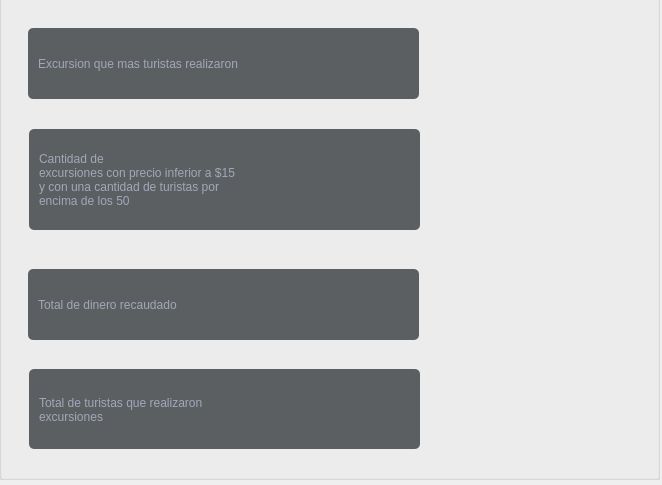
<?xml version="1.0" encoding="UTF-8"?>
<ui version="4.0">
 <class>AditionalInfo</class>
 <widget class="QWidget" name="AditionalInfo">
  <property name="geometry">
   <rect>
    <x>0</x>
    <y>0</y>
    <width>662</width>
    <height>485</height>
   </rect>
  </property>
  <property name="windowTitle">
   <string>Form</string>
  </property>
  <widget class="QGroupBox" name="groupBox">
   <property name="geometry">
    <rect>
     <x>-1</x>
     <y>-11</y>
     <width>661</width>
     <height>491</height>
    </rect>
   </property>
   <property name="title">
    <string/>
   </property>
   <widget class="QGroupBox" name="groupBox_2">
    <property name="geometry">
     <rect>
      <x>29</x>
      <y>39</y>
      <width>391</width>
      <height>71</height>
     </rect>
    </property>
    <property name="styleSheet">
     <string notr="true">background-color: rgba(30, 34, 39, 0.7);
color: rgb(161, 167, 185);
border: 0px;
border-radius: 5px</string>
    </property>
    <property name="title">
     <string/>
    </property>
    <widget class="QLabel" name="label">
     <property name="geometry">
      <rect>
       <x>10</x>
       <y>10</y>
       <width>281</width>
       <height>51</height>
      </rect>
     </property>
     <property name="styleSheet">
      <string notr="true">background-color: rgba(30, 34, 39, 0);
color: rgb(161, 167, 185);
</string>
     </property>
     <property name="text">
      <string>Excursion que mas turistas realizaron</string>
     </property>
    </widget>
    <widget class="QLineEdit" name="max_turist">
     <property name="geometry">
      <rect>
       <x>292</x>
       <y>16</y>
       <width>91</width>
       <height>41</height>
      </rect>
     </property>
     <property name="styleSheet">
      <string notr="true">background-color: rgba(30, 34, 39, 0);
font: 16pt &quot;JetBrains Mono&quot;;
text-decoration: underline;
color: rgb(152, 195, 121);
</string>
     </property>
    </widget>
   </widget>
   <widget class="QGroupBox" name="groupBox_3">
    <property name="geometry">
     <rect>
      <x>30</x>
      <y>140</y>
      <width>391</width>
      <height>101</height>
     </rect>
    </property>
    <property name="styleSheet">
     <string notr="true">background-color: rgba(30, 34, 39, 0.7);
color: rgb(161, 167, 185);
border: 0px;
border-radius: 5px</string>
    </property>
    <property name="title">
     <string/>
    </property>
    <widget class="QLabel" name="label_2">
     <property name="geometry">
      <rect>
       <x>10</x>
       <y>10</y>
       <width>271</width>
       <height>81</height>
      </rect>
     </property>
     <property name="styleSheet">
      <string notr="true">background-color: rgba(30, 34, 39, 0);
color: rgb(161, 167, 185);
</string>
     </property>
     <property name="text">
      <string>Cantidad de 
excursiones con precio inferior a $15 
y con una cantidad de turistas por 
encima de los 50</string>
     </property>
    </widget>
    <widget class="QLineEdit" name="infer_sup">
     <property name="geometry">
      <rect>
       <x>290</x>
       <y>20</y>
       <width>91</width>
       <height>51</height>
      </rect>
     </property>
     <property name="styleSheet">
      <string notr="true">background-color: rgba(30, 34, 39, 0);
font: 16pt &quot;JetBrains Mono&quot;;
text-decoration: underline;
color: rgb(152, 195, 121);
</string>
     </property>
    </widget>
   </widget>
   <widget class="QGroupBox" name="groupBox_4">
    <property name="geometry">
     <rect>
      <x>29</x>
      <y>280</y>
      <width>391</width>
      <height>71</height>
     </rect>
    </property>
    <property name="styleSheet">
     <string notr="true">background-color: rgba(30, 34, 39, 0.7);
color: rgb(161, 167, 185);
border: 0px;
border-radius: 5px</string>
    </property>
    <property name="title">
     <string/>
    </property>
    <widget class="QLabel" name="label_3">
     <property name="geometry">
      <rect>
       <x>10</x>
       <y>20</y>
       <width>211</width>
       <height>31</height>
      </rect>
     </property>
     <property name="styleSheet">
      <string notr="true">background-color: rgba(30, 34, 39, 0);
color: rgb(161, 167, 185);
</string>
     </property>
     <property name="text">
      <string>Total de dinero recaudado</string>
     </property>
    </widget>
    <widget class="QLineEdit" name="total_money">
     <property name="geometry">
      <rect>
       <x>300</x>
       <y>16</y>
       <width>71</width>
       <height>41</height>
      </rect>
     </property>
     <property name="styleSheet">
      <string notr="true">background-color: rgba(30, 34, 39, 0);
font: 16pt &quot;JetBrains Mono&quot;;
text-decoration: underline;
color: rgb(152, 195, 121);
</string>
     </property>
    </widget>
   </widget>
   <widget class="QGroupBox" name="groupBox_5">
    <property name="geometry">
     <rect>
      <x>30</x>
      <y>380</y>
      <width>391</width>
      <height>80</height>
     </rect>
    </property>
    <property name="styleSheet">
     <string notr="true">background-color: rgba(30, 34, 39, 0.7);
color: rgb(161, 167, 185);
border: 0px;
border-radius: 5px</string>
    </property>
    <property name="title">
     <string/>
    </property>
    <widget class="QLabel" name="label_4">
     <property name="geometry">
      <rect>
       <x>10</x>
       <y>20</y>
       <width>261</width>
       <height>41</height>
      </rect>
     </property>
     <property name="styleSheet">
      <string notr="true">background-color: rgba(30, 34, 39, 0);
color: rgb(161, 167, 185);
</string>
     </property>
     <property name="text">
      <string>Total de turistas que realizaron 
excursiones</string>
     </property>
    </widget>
    <widget class="QLineEdit" name="total_turist">
     <property name="geometry">
      <rect>
       <x>292</x>
       <y>16</y>
       <width>81</width>
       <height>51</height>
      </rect>
     </property>
     <property name="styleSheet">
      <string notr="true">background-color: rgba(30, 34, 39, 0);
font: 16pt &quot;JetBrains Mono&quot;;
text-decoration: underline;
color: rgb(152, 195, 121);
</string>
     </property>
    </widget>
   </widget>
  </widget>
 </widget>
 <resources/>
 <connections/>
</ui>
